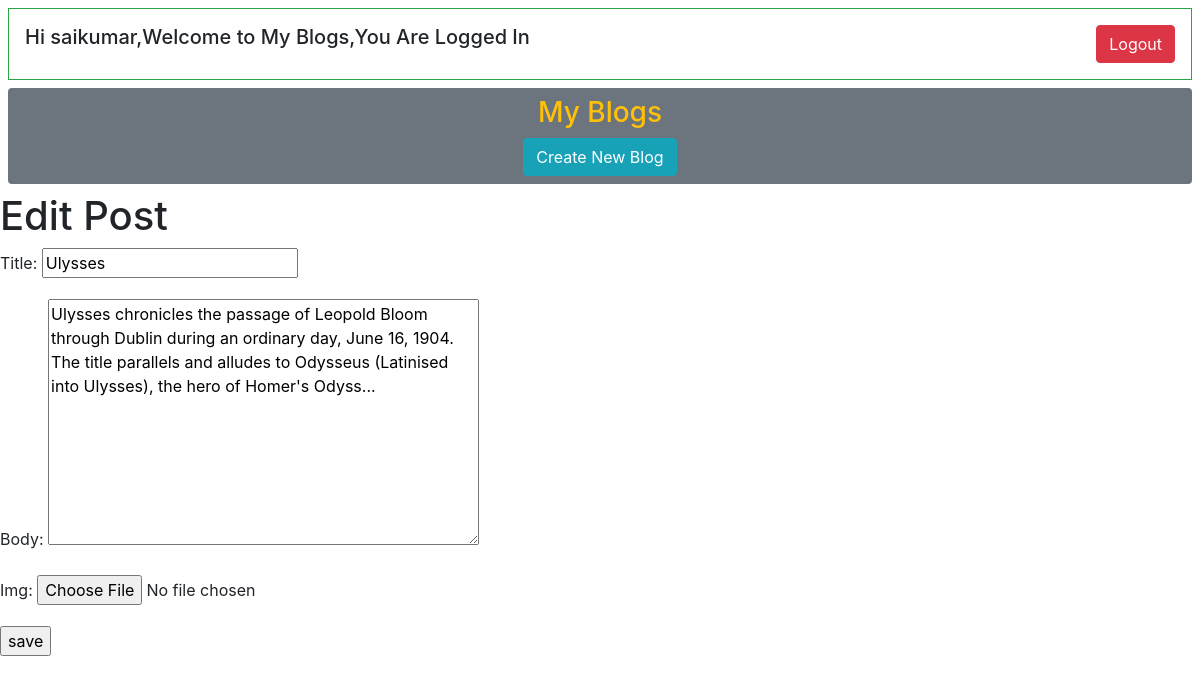
Screenshot of /post/16/edit (signed in) with the database file from the repository.
### ecom_app/models.py (models this page shows, shortened)
class Post(models.Model):
    title=models.CharField(max_length=200)
    author=models.ForeignKey('auth.user',on_delete=models.CASCADE)
    img = models.ImageField(upload_to = 'static\images',blank=True,null=True)
    body=models.TextField()

### ecom_app/views.py (the view)
# urls.py: path('post/<int:pk>/edit',BlogUpdateView.as_view(),name="post_edit"),
class BlogUpdateView(UpdateView):
    model = Post
    template_name = "post_edit.html"
    fields=['title','body','img']

### templates/post_edit.html
{% extends 'home.html' %}
{% block content %}
<h1>Edit Post</h1>
<form action="" method="post" enctype="multipart/form.data">{% csrf_token %}
    {{form.as_p}}
    <input type="submit" value="save"/>
</form>
{% endblock content %}

### templates/base.html (shortened to what this page needs)
{% load static %}
<html lang="en">
<head>
    <link rel="stylesheet" href="https://stackpath.bootstrapcdn.com/bootstrap/4.5.2/css/bootstrap.min.css">
    <link rel ="stylesheet" href ="{% static 'css\index.css' %}">
</head>
<body>
        {% if user.is_authenticated  %}
            <div class="d-flex justify-content-between border border-success p-3 m-2">
                <h5>Hi {{user.username}},Welcome to My Blogs,You Are Logged In</h5>
                <a href="{% url 'login' %}"><button class="btn btn-danger">Logout</button></a>
            </div>
            <div class = "d-flex flex-column align-items-center rounded p-2 m-2 bg-secondary" >
                <div>
                    <a href="{% url 'BlogView' %}"><h3 class="text-warning">My Blogs</h3></a>
                </div>
                <div>
                    <a href="{% url 'post_new' %}"><button type="button" class="btn btn-info ">Create New Blog</button>                </a>
                </div>
            </div>
        {% block content %}
        {% endblock content %}
        <!--{% else %}
            <div class="bg-light text-center h-50 d-flex flex-column justify-content-center h-100">
                <h4 class="text-danger">You Are Logged out,Please Login.</h4>
                <a href="{% url 'login' %}"><button class="btn btn-success">Login</button></a>-->
            </div>
        {% endif %}
        </div>
</body>
</html>

### rows the page displays
Post: title "Ulysses", body "Ulysses chronicles the passage of Leopold Bloom through Dublin during an ordinary day, June 16, 1904. The title parallels and alludes to Odysseus (Latinised into Ulysses), the hero of Homer's Odyss..."

### other values shown
{{ user.username }} "saikumar"
